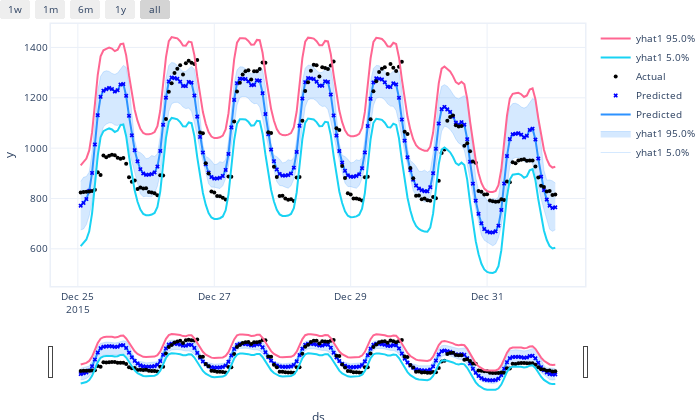

Here is the notebook cell this chart was saved with:
### Markdown cell above
We plot the conformal prediction intervals again below. For the weaker model, the conformal prediction intervals has a wider width as such it can capture more more actual values than the quantile regression prediction intervals (in blue). The complex model in contrast has a much narrower prediction interval comparing to the simple model.

### Code cell
m1.conformal_plot(naive_forecast1[-cutoff:], plotting_backend="plotly")

### Figure 1 — Plotly figure (JSON) as saved in the notebook; plotly's stock layout.template omitted (floating-point values rounded to 4 significant figures; data arrays with more than 128 entries replaced by an {"elided": "..."} marker saying what was removed)
{"data": [{"fillcolor": "rgba(45, 146, 255, 0.2)", "line": {"color": "rgba(45, 146, 255, 0.2)", "width": 1}, "mode": "lines", "name": "yhat1 5.0%", "type": "scatter", "x": {"elided": "168 str values"}, "y": {"elided": "168 float values"}}, {"fill": "tonexty", "fillcolor": "rgba(45, 146, 255, 0.2)", "line": {"color": "rgba(45, 146, 255, 0.2)", "width": 1}, "mode": "lines", "name": "yhat1 95.0%", "type": "scatter", "x": {"elided": "168 str values"}, "y": {"elided": "168 float values"}}, {"line": {"color": "#2d92ff", "width": 2}, "mode": "lines", "name": "Predicted", "type": "scatter", "x": {"elided": "168 str values"}, "y": {"elided": "168 float values"}}, {"marker": {"color": "blue", "size": 4, "symbol": "x"}, "mode": "markers", "name": "Predicted", "type": "scatter", "x": {"elided": "168 str values"}, "y": {"elided": "168 float values"}}, {"marker": {"color": "black", "size": 4}, "mode": "markers", "name": "Actual", "type": "scatter", "x": {"elided": "168 str values"}, "y": {"elided": "168 float values"}}, {"name": "yhat1 5.0%", "type": "scatter", "x": {"elided": "168 str values"}, "y": {"elided": "168 float values"}}, {"name": "yhat1 95.0%", "type": "scatter", "x": {"elided": "168 str values"}, "y": {"elided": "168 float values"}}], "layout": {"autosize": true, "font": {"size": 10}, "height": 420, "hovermode": "x unified", "margin": {"b": 0, "l": 0, "pad": 0, "r": 10, "t": 10}, "showlegend": true, "title": {"font": {"size": 12}}, "width": 700, "xaxis": {"linewidth": 1.5, "mirror": true, "rangeselector": {"buttons": [{"count": 7, "label": "1w", "step": "day", "stepmode": "backward"}, {"count": 1, "label": "1m", "step": "month", "stepmode": "backward"}, {"count": 6, "label": "6m", "step": "month", "stepmode": "backward"}, {"count": 1, "label": "1y", "step": "year", "stepmode": "backward"}, {"step": "all"}]}, "rangeslider": {"visible": true}, "showline": true, "title": {"text": "ds"}, "type": "date"}, "yaxis": {"linewidth": 1.5, "mirror": true, "showline": true, "title": {"text": "y"}}}}
